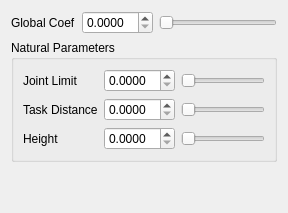
              <widget class="QWidget" name="tab_11">
               <attribute name="title">
                <string>Human-Like</string>
               </attribute>
               <layout class="QVBoxLayout" name="verticalLayout_7">
                <item>
                 <layout class="QHBoxLayout" name="horizontalLayout_8">
                  <item>
                   <widget class="QLabel" name="label_16">
                    <property name="text">
                     <string>Global Coef</string>
                    </property>
                   </widget>
                  </item>
                  <item>
                   <widget class="QDoubleSpinBox" name="doubleSpinBoxNatural">
                    <property name="decimals">
                     <number>4</number>
                    </property>
                   </widget>
                  </item>
                  <item>
                   <widget class="QSlider" name="horizontalSliderNatural">
                    <property name="maximum">
                     <number>5000</number>
                    </property>
                    <property name="orientation">
                     <enum>Qt::Horizontal</enum>
                    </property>
                   </widget>
                  </item>
                 </layout>
                </item>
                <item>
                 <widget class="QGroupBox" name="groupBox_6">
                  <property name="title">
                   <string>Natural Parameters</string>
                  </property>
                  <layout class="QVBoxLayout" name="verticalLayout_8">
                   <item>
                    <layout class="QGridLayout" name="gridLayout_3">
                     <item row="0" column="0">
                      <widget class="QLabel" name="label_13">
                       <property name="text">
                        <string>Joint Limit</string>
                       </property>
                      </widget>
                     </item>
                     <item row="0" column="1">
                      <widget class="QDoubleSpinBox" name="doubleSpinBoxJointLimit">
                       <property name="decimals">
                        <number>4</number>
                       </property>
                      </widget>
                     </item>
                     <item row="1" column="0">
                      <widget class="QLabel" name="label_14">
                       <property name="text">
                        <string>Task Distance</string>
                       </property>
                      </widget>
                     </item>
                     <item row="1" column="1">
                      <widget class="QDoubleSpinBox" name="doubleSpinBoxTaskDist">
                       <property name="decimals">
                        <number>4</number>
                       </property>
                      </widget>
                     </item>
                     <item row="1" column="2">
                      <widget class="QSlider" name="horizontalSliderTaskDist">
                       <property name="maximum">
                        <number>5000</number>
                       </property>
                       <property name="orientation">
                        <enum>Qt::Horizontal</enum>
                       </property>
                      </widget>
                     </item>
                     <item row="0" column="2">
                      <widget class="QSlider" name="horizontalSliderJointLimit">
                       <property name="maximum">
                        <number>5000</number>
                       </property>
                       <property name="orientation">
                        <enum>Qt::Horizontal</enum>
                       </property>
                      </widget>
                     </item>
                     <item row="2" column="0">
                      <widget class="QLabel" name="label_15">
                       <property name="text">
                        <string>Height</string>
                       </property>
                      </widget>
                     </item>
                     <item row="2" column="1">
                      <widget class="QDoubleSpinBox" name="doubleSpinBoxHeight">
                       <property name="decimals">
                        <number>4</number>
                       </property>
                      </widget>
                     </item>
                     <item row="2" column="2">
                      <widget class="QSlider" name="horizontalSliderHeight">
                       <property name="maximum">
                        <number>5000</number>
                       </property>
                       <property name="orientation">
                        <enum>Qt::Horizontal</enum>
                       </property>
                      </widget>
                     </item>
                    </layout>
                   </item>
                  </layout>
                 </widget>
                </item>
                <item>
                 <spacer name="verticalSpacer">
                  <property name="orientation">
                   <enum>Qt::Vertical</enum>
                  </property>
                  <property name="sizeHint" stdset="0">
                   <size>
                    <width>20</width>
                    <height>40</height>
                   </size>
                  </property>
                 </spacer>
                </item>
               </layout>
              </widget>
